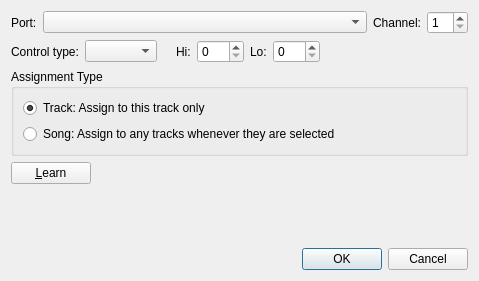
<?xml version="1.0" encoding="UTF-8"?>
<ui version="4.0">
 <class>MidiAudioControlBase</class>
 <widget class="QDialog" name="MidiAudioControlBase">
  <property name="geometry">
   <rect>
    <x>0</x>
    <y>0</y>
    <width>479</width>
    <height>281</height>
   </rect>
  </property>
  <property name="windowTitle">
   <string>Midi control</string>
  </property>
  <layout class="QVBoxLayout" name="verticalLayout">
   <item>
    <layout class="QHBoxLayout" name="horizontalLayout">
     <item>
      <widget class="QLabel" name="label">
       <property name="sizePolicy">
        <sizepolicy hsizetype="Maximum" vsizetype="Preferred">
         <horstretch>0</horstretch>
         <verstretch>0</verstretch>
        </sizepolicy>
       </property>
       <property name="text">
        <string>Port:</string>
       </property>
      </widget>
     </item>
     <item>
      <widget class="QComboBox" name="portComboBox"/>
     </item>
     <item>
      <widget class="QLabel" name="label_2">
       <property name="sizePolicy">
        <sizepolicy hsizetype="Maximum" vsizetype="Preferred">
         <horstretch>0</horstretch>
         <verstretch>0</verstretch>
        </sizepolicy>
       </property>
       <property name="text">
        <string>Channel:</string>
       </property>
      </widget>
     </item>
     <item>
      <widget class="QSpinBox" name="channelSpinBox">
       <property name="sizePolicy">
        <sizepolicy hsizetype="Maximum" vsizetype="Fixed">
         <horstretch>0</horstretch>
         <verstretch>0</verstretch>
        </sizepolicy>
       </property>
       <property name="minimum">
        <number>1</number>
       </property>
       <property name="maximum">
        <number>16</number>
       </property>
      </widget>
     </item>
    </layout>
   </item>
   <item>
    <layout class="QHBoxLayout" name="horizontalLayout_3">
     <item>
      <widget class="QLabel" name="label_6">
       <property name="text">
        <string>Control type:</string>
       </property>
      </widget>
     </item>
     <item>
      <widget class="QComboBox" name="controlTypeComboBox">
       <property name="sizePolicy">
        <sizepolicy hsizetype="Maximum" vsizetype="Fixed">
         <horstretch>0</horstretch>
         <verstretch>0</verstretch>
        </sizepolicy>
       </property>
      </widget>
     </item>
     <item>
      <widget class="QLabel" name="label_3">
       <property name="sizePolicy">
        <sizepolicy hsizetype="Maximum" vsizetype="Preferred">
         <horstretch>0</horstretch>
         <verstretch>0</verstretch>
        </sizepolicy>
       </property>
       <property name="text">
        <string/>
       </property>
      </widget>
     </item>
     <item>
      <widget class="QLabel" name="label_4">
       <property name="sizePolicy">
        <sizepolicy hsizetype="Maximum" vsizetype="Preferred">
         <horstretch>0</horstretch>
         <verstretch>0</verstretch>
        </sizepolicy>
       </property>
       <property name="text">
        <string>Hi:</string>
       </property>
      </widget>
     </item>
     <item>
      <widget class="QSpinBox" name="ctrlHiSpinBox">
       <property name="sizePolicy">
        <sizepolicy hsizetype="Maximum" vsizetype="Fixed">
         <horstretch>0</horstretch>
         <verstretch>0</verstretch>
        </sizepolicy>
       </property>
       <property name="minimum">
        <number>0</number>
       </property>
       <property name="maximum">
        <number>255</number>
       </property>
       <property name="value">
        <number>0</number>
       </property>
      </widget>
     </item>
     <item>
      <widget class="QLabel" name="label_5">
       <property name="sizePolicy">
        <sizepolicy hsizetype="Maximum" vsizetype="Preferred">
         <horstretch>0</horstretch>
         <verstretch>0</verstretch>
        </sizepolicy>
       </property>
       <property name="text">
        <string>Lo:</string>
       </property>
      </widget>
     </item>
     <item>
      <widget class="QSpinBox" name="ctrlLoSpinBox">
       <property name="sizePolicy">
        <sizepolicy hsizetype="Maximum" vsizetype="Fixed">
         <horstretch>0</horstretch>
         <verstretch>0</verstretch>
        </sizepolicy>
       </property>
       <property name="minimum">
        <number>0</number>
       </property>
       <property name="maximum">
        <number>255</number>
       </property>
       <property name="value">
        <number>0</number>
       </property>
      </widget>
     </item>
     <item>
      <spacer name="horizontalSpacer_2">
       <property name="orientation">
        <enum>Qt::Horizontal</enum>
       </property>
       <property name="sizeHint" stdset="0">
        <size>
         <width>40</width>
         <height>20</height>
        </size>
       </property>
      </spacer>
     </item>
    </layout>
   </item>
   <item>
    <layout class="QVBoxLayout" name="verticalLayout_2">
     <item>
      <widget class="QGroupBox" name="assignTypeGroupBox">
       <property name="title">
        <string>Assignment Type</string>
       </property>
       <layout class="QVBoxLayout" name="verticalLayout_3">
        <item>
         <widget class="QRadioButton" name="typeTrackButton">
          <property name="text">
           <string>Track: Assign to this track only</string>
          </property>
          <property name="checked">
           <bool>true</bool>
          </property>
         </widget>
        </item>
        <item>
         <widget class="QRadioButton" name="typeSongButton">
          <property name="text">
           <string>Song: Assign to any tracks whenever they are selected</string>
          </property>
         </widget>
        </item>
       </layout>
      </widget>
     </item>
    </layout>
   </item>
   <item>
    <layout class="QHBoxLayout" name="horizontalLayout_4">
     <item>
      <widget class="QPushButton" name="learnPushButton">
       <property name="sizePolicy">
        <sizepolicy hsizetype="Maximum" vsizetype="Fixed">
         <horstretch>0</horstretch>
         <verstretch>0</verstretch>
        </sizepolicy>
       </property>
       <property name="text">
        <string>&amp;Learn</string>
       </property>
       <property name="checkable">
        <bool>true</bool>
       </property>
      </widget>
     </item>
     <item>
      <spacer name="horizontalSpacer_3">
       <property name="orientation">
        <enum>Qt::Horizontal</enum>
       </property>
       <property name="sizeHint" stdset="0">
        <size>
         <width>40</width>
         <height>20</height>
        </size>
       </property>
      </spacer>
     </item>
    </layout>
   </item>
   <item>
    <spacer name="verticalSpacer">
     <property name="orientation">
      <enum>Qt::Vertical</enum>
     </property>
     <property name="sizeHint" stdset="0">
      <size>
       <width>20</width>
       <height>18</height>
      </size>
     </property>
    </spacer>
   </item>
   <item>
    <widget class="QDialogButtonBox" name="buttonBox">
     <property name="orientation">
      <enum>Qt::Horizontal</enum>
     </property>
     <property name="standardButtons">
      <set>QDialogButtonBox::Cancel|QDialogButtonBox::Ok</set>
     </property>
    </widget>
   </item>
  </layout>
 </widget>
 <resources/>
 <connections>
  <connection>
   <sender>buttonBox</sender>
   <signal>accepted()</signal>
   <receiver>MidiAudioControlBase</receiver>
   <slot>accept()</slot>
   <hints>
    <hint type="sourcelabel">
     <x>248</x>
     <y>254</y>
    </hint>
    <hint type="destinationlabel">
     <x>157</x>
     <y>274</y>
    </hint>
   </hints>
  </connection>
  <connection>
   <sender>buttonBox</sender>
   <signal>rejected()</signal>
   <receiver>MidiAudioControlBase</receiver>
   <slot>reject()</slot>
   <hints>
    <hint type="sourcelabel">
     <x>316</x>
     <y>260</y>
    </hint>
    <hint type="destinationlabel">
     <x>286</x>
     <y>274</y>
    </hint>
   </hints>
  </connection>
 </connections>
</ui>
